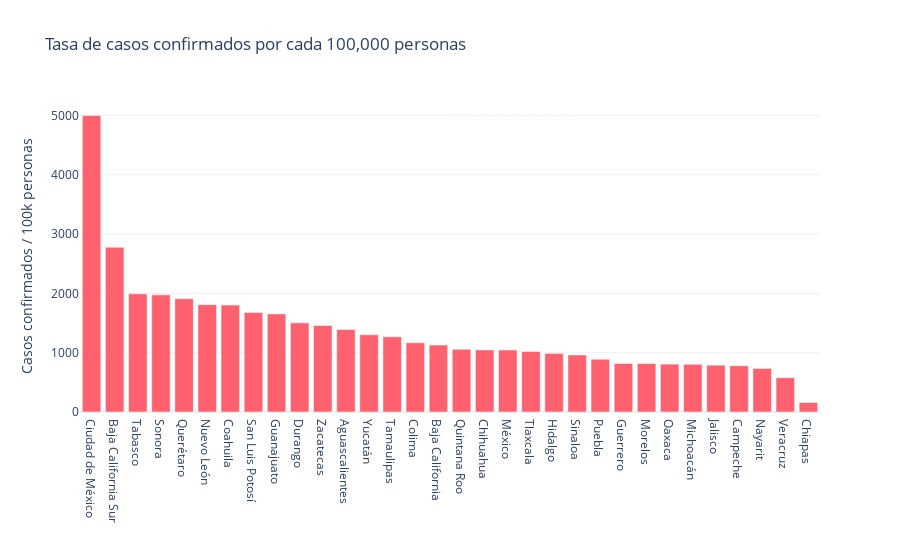

Source (notebook cell):
### Code cell
# Bar plot of the rate of confirmed cases per 100k persons 
fig_bar_cases_rate = px.bar(x = datos_por_estado["ENTIDAD"], y = datos_por_estado["TASA DE CASOS POR 100K"],
                            labels = dict(y = "Casos confirmados / 100k personas" , x = "") ,title = "Tasa de casos confirmados por cada 100,000 personas")


fig_bar_cases_rate.update_traces(marker = dict(color = "#ff616f"))
#fig_bar_cases_rate.update_xaxes(tickfont = dict(size = 11))
fig_bar_cases_rate.show()

### Figure 1 — Plotly figure (JSON) as saved in the notebook; plotly's stock layout.template omitted (floating-point values rounded to 4 significant figures)
{"data": [{"alignmentgroup": "True", "hovertemplate": "=%{x}<br>Casos confirmados / 100k personas=%{y}<extra></extra>", "legendgroup": "", "marker": {"color": "#ff616f"}, "name": "", "offsetgroup": "", "orientation": "v", "showlegend": false, "textposition": "auto", "type": "bar", "x": ["Ciudad de México", "Baja California Sur", "Tabasco", "Sonora", "Querétaro", "Nuevo León", "Coahuila", "San Luis Potosí", "Guanajuato", "Durango", "Zacatecas", "Aguascalientes", "Yucatán", "Tamaulipas", "Colima", "Baja California", "Quintana Roo", "Chihuahua", "México", "Tlaxcala", "Hidalgo", "Sinaloa", "Puebla", "Guerrero", "Morelos", "Oaxaca", "Michoacán", "Jalisco", "Campeche", "Nayarit", "Veracruz", "Chiapas"], "xaxis": "x", "y": [4996.0, 2777.0, 1991.0, 1974.0, 1910.0, 1810.0, 1802.0, 1677.0, 1653.0, 1502.0, 1459.0, 1390.0, 1302.0, 1267.0, 1166.0, 1128.0, 1057.0, 1046.0, 1045.0, 1021.0, 988.1, 960.5, 889.2, 817.5, 816.3, 807.3, 804.4, 788.6, 779.5, 734.1, 578.3, 159.9], "yaxis": "y"}], "layout": {"barmode": "relative", "legend": {"tracegroupgap": 0}, "title": {"text": "Tasa de casos confirmados por cada 100,000 personas"}, "xaxis": {"anchor": "y", "domain": [0, 1], "title": {"text": ""}}, "yaxis": {"anchor": "x", "domain": [0, 1], "title": {"text": "Casos confirmados / 100k personas"}}}}
